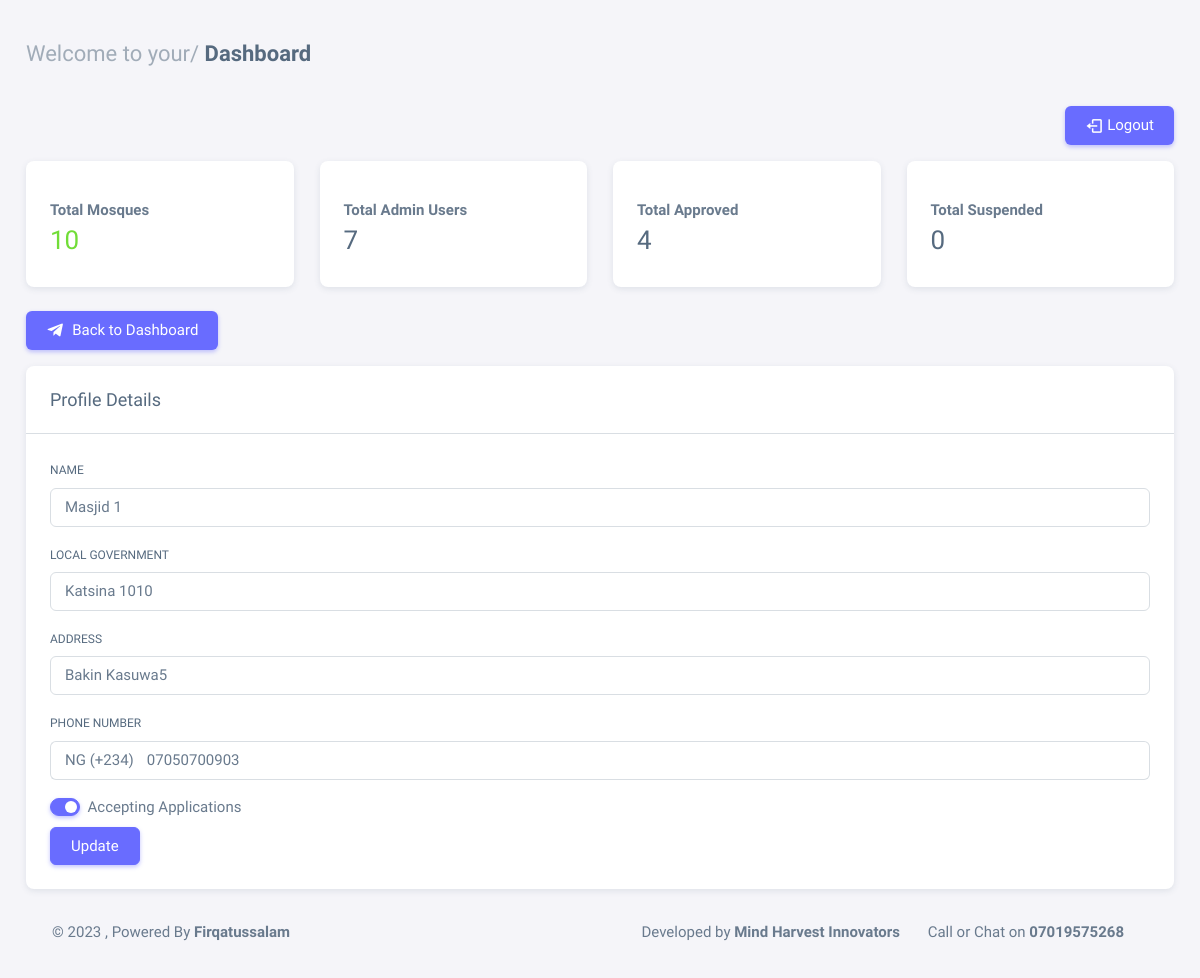
The page /itikaf/update_info/1/ (signed in) on the database as committed earlier.
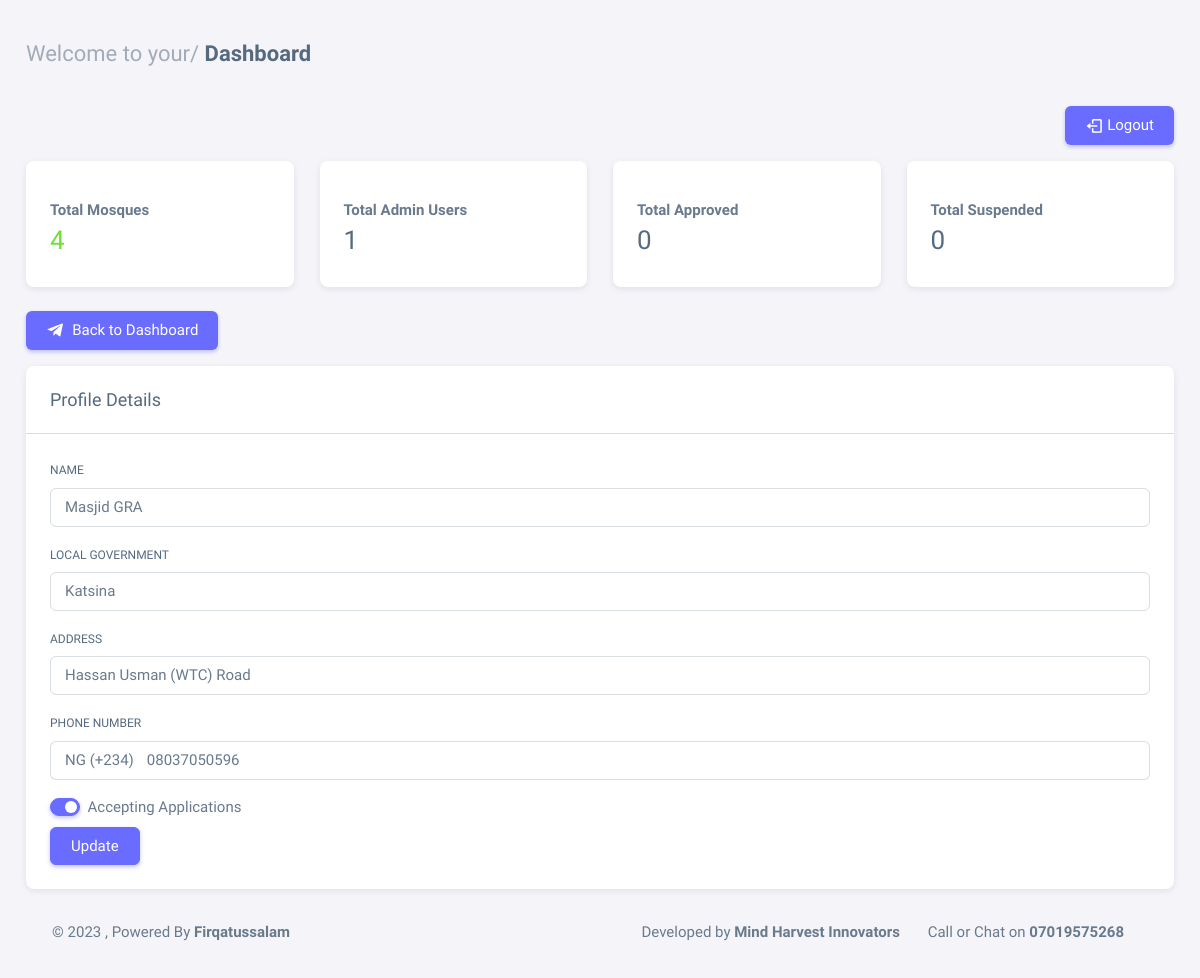
The same page on the database as committed later.
### itikaf/models.py (models this page shows, shortened)
class Mosque(models.Model):
    name = models.CharField(max_length=250)
    lga = models.CharField(max_length=50)
    phone = models.CharField(max_length=11)
    address = models.CharField(max_length=300)
    accepting_applications = models.BooleanField(default=True)
    date_added = models.DateTimeField(auto_now_add=True, null=True)

### itikaf/views.py (the view, shortened to what this page needs)
# urls.py: path('update_info/<int:pk>/', views.update_info, name='update_info'),
@login_required
@user_passes_test(is_state_admin)
def update_info(request, pk):
    mosque_id = get_object_or_404(Mosque, id=pk)
    mosque = Mosque.objects.get(id=pk)
    total_approved = Approval.objects.count()
    total_admins = User.objects.count()
    total_mosques = Mosque.objects.count()
    context = {
        'profile':  mosque_id,
        'total_approved': total_approved,
        'total_admins': total_admins,
        'total_mosques': total_mosques,
    }
    return render(request, 'update_info.html', context)

### itikaf/views.py (called while the page is built)
def is_state_admin(user):
    return hasattr(user, 'stateadmin')

### itikaf/templates/update_info.html (shortened to what this page needs)
{% extends 'base.html' %}
{% block content %}
<div class="content-wrapper">
    {% include 'data2.html' %}
    <div class="row">
        <div class="col-md-12">
            <ul class="nav nav-pills flex-column flex-md-row mb-3">
                <li class="nav-item">
                    <a class="nav-link active" href="{% url 'state_admin' %}"><i class="bx bxl-telegram me-1"></i>
                        Back to Dashboard</a>
                </li>
            </ul>
            <div class="card mb-4">
                <h5 class="card-header">Profile Details</h5>
                <form method="POST" action="{% url 'update_info' profile.pk %}">
                    <hr class="my-0" />
                    <div class="card-body">
                    <div class="mb-3" >
                        <label for="AName" class="form-label">Name</label>
                        <input class="form-control" type="text" id="AName" name="AName" value="{{ profile.name }}" required />
                    </div>
                    <div class="mb-3">
                        <label for="lga" class="form-label">Local Government</label>
                        <input class="form-control" type="text" id="lga" name="lga" value="{{ profile.lga }}" required />
                    </div>
                    <div class="mb-3">
                        <label for="address" class="form-label">Address</label>
                        <input class="form-control" type="text" id="address" name="address" value="{{ profile.address }}" required />
                    </div>
                    <div class="mb-3">
                        <label class="form-label" for="phoneNumber">Phone Number</label>
                        <div class="input-group input-group-merge">
                            <span class="input-group-text">NG (+234)</span>
                            <input type="number" id="phoneNumber" name="phoneNumber" class="form-control"
                                placeholder="07019575268" value="{{ profile.phone }}" required />
                        </div>
                    </div>
                    <div class="form-check form-switch mb-2">
                        <input class="form-check-input" type="checkbox" id="aa" name="aa" {% if profile.accepting_applications %}checked{% endif %} />
                        <label class="form-check-label" for="aa">Accepting Applications</label>
                    </div>
                    <div class="mt-2">
                        <button type="submit" class="btn btn-primary me-2">Update</button>
                    </div>
                </form>
            </div>
        </div>
    </div>
</div>
{% endblock content %}

Rows that differ between the two databases and show on the page:
changed Mosque: AName "Masjid 1" → "Masjid GRA"; lga "Katsina 1010" → "Katsina"; address "Bakin Kasuwa5" → "Hassan Usman (WTC) Road"; phoneNumber "07050700903" → "08037050596"
Other text that changed with them:
{{ total_mosques }}: "10" → "4"
{{ total_admins }}: "7" → "1"
{{ total_approved }}: "4" → "0"
